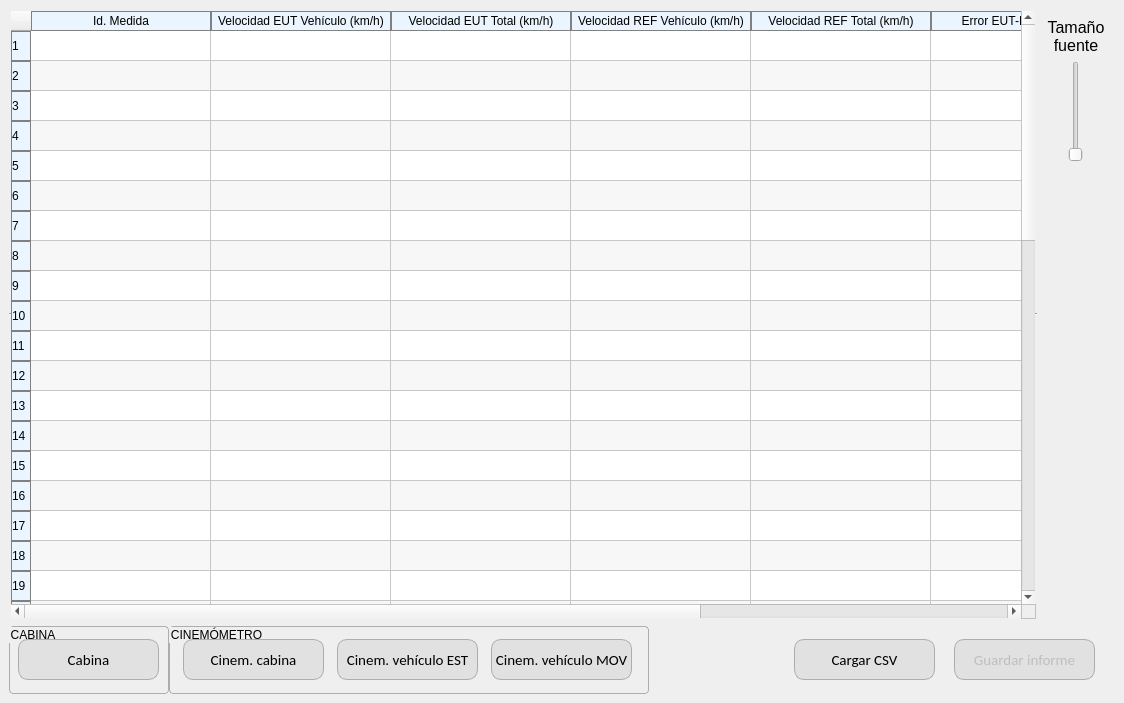
<?xml version="1.0" encoding="UTF-8"?>
<ui version="4.0">
 <class>WindowTrafReal</class>
 <widget class="QMainWindow" name="WindowTrafReal">
  <property name="geometry">
   <rect>
    <x>0</x>
    <y>0</y>
    <width>1124</width>
    <height>703</height>
   </rect>
  </property>
  <property name="windowTitle">
   <string>Ensayo en Tráfico Real</string>
  </property>
  <property name="styleSheet">
   <string notr="true">QPushButton {
	border: 1px solid;
	border-radius: 10px;
	border-color: rgb(173, 173, 173);
	background-color: rgb(225, 225, 225);
}
QPushButton:hover {
	background-color: rgb(218, 255, 215);
}

QGroupBox {
	border: 1px solid;
	border-radius: 4px;
	border-color: rgb(173, 173, 173);
}
</string>
  </property>
  <widget class="QWidget" name="centralwidget">
   <layout class="QVBoxLayout" name="verticalLayout_2">
    <item>
     <widget class="QWidget" name="widget" native="true">
      <layout class="QHBoxLayout" name="horizontalLayout_4">
       <property name="spacing">
        <number>0</number>
       </property>
       <property name="leftMargin">
        <number>0</number>
       </property>
       <property name="topMargin">
        <number>0</number>
       </property>
       <property name="rightMargin">
        <number>0</number>
       </property>
       <property name="bottomMargin">
        <number>0</number>
       </property>
       <item>
        <widget class="QTableWidget" name="tbl_trafReal">
         <property name="styleSheet">
          <string notr="true">QTableView::item:selected {
	color: black;
	background: rgb(235, 245, 255);
	font-weight:900;
	border: 1px solid grey;
}
QTableCornerButton::section {background-color: rgb(235, 245, 255) }
QHeaderView::section {
	background-color: rgb(235, 245, 255);
	border: 1px solid grey;
}</string>
         </property>
         <property name="frameShape">
          <enum>QFrame::HLine</enum>
         </property>
         <property name="alternatingRowColors">
          <bool>true</bool>
         </property>
         <property name="verticalScrollMode">
          <enum>QAbstractItemView::ScrollPerPixel</enum>
         </property>
         <property name="horizontalScrollMode">
          <enum>QAbstractItemView::ScrollPerPixel</enum>
         </property>
         <property name="gridStyle">
          <enum>Qt::SolidLine</enum>
         </property>
         <property name="wordWrap">
          <bool>true</bool>
         </property>
         <property name="rowCount">
          <number>50</number>
         </property>
         <property name="columnCount">
          <number>8</number>
         </property>
         <attribute name="horizontalHeaderCascadingSectionResizes">
          <bool>false</bool>
         </attribute>
         <attribute name="horizontalHeaderMinimumSectionSize">
          <number>20</number>
         </attribute>
         <attribute name="horizontalHeaderDefaultSectionSize">
          <number>180</number>
         </attribute>
         <attribute name="horizontalHeaderStretchLastSection">
          <bool>false</bool>
         </attribute>
         <attribute name="verticalHeaderVisible">
          <bool>true</bool>
         </attribute>
         <attribute name="verticalHeaderCascadingSectionResizes">
          <bool>false</bool>
         </attribute>
         <attribute name="verticalHeaderMinimumSectionSize">
          <number>23</number>
         </attribute>
         <attribute name="verticalHeaderDefaultSectionSize">
          <number>30</number>
         </attribute>
         <row/>
         <row/>
         <row/>
         <row/>
         <row/>
         <row/>
         <row/>
         <row/>
         <row/>
         <row/>
         <row/>
         <row/>
         <row/>
         <row/>
         <row/>
         <row/>
         <row/>
         <row/>
         <row/>
         <row/>
         <row/>
         <row/>
         <row/>
         <row/>
         <row/>
         <row/>
         <row/>
         <row/>
         <row/>
         <row/>
         <row/>
         <row/>
         <row/>
         <row/>
         <row/>
         <row/>
         <row/>
         <row/>
         <row/>
         <row/>
         <row/>
         <row/>
         <row/>
         <row/>
         <row/>
         <row/>
         <row/>
         <row/>
         <row/>
         <row/>
         <column>
          <property name="text">
           <string>Id. Medida</string>
          </property>
          <property name="textAlignment">
           <set>AlignCenter</set>
          </property>
         </column>
         <column>
          <property name="text">
           <string>Velocidad EUT Vehículo (km/h)</string>
          </property>
          <property name="textAlignment">
           <set>AlignCenter</set>
          </property>
         </column>
         <column>
          <property name="text">
           <string>Velocidad EUT Total (km/h)</string>
          </property>
          <property name="textAlignment">
           <set>AlignCenter</set>
          </property>
         </column>
         <column>
          <property name="text">
           <string>Velocidad REF Vehículo (km/h)</string>
          </property>
          <property name="textAlignment">
           <set>AlignCenter</set>
          </property>
         </column>
         <column>
          <property name="text">
           <string>Velocidad REF Total (km/h)</string>
          </property>
          <property name="textAlignment">
           <set>AlignCenter</set>
          </property>
         </column>
         <column>
          <property name="text">
           <string>Error EUT-REF (km/h)</string>
          </property>
          <property name="textAlignment">
           <set>AlignCenter</set>
          </property>
         </column>
         <column>
          <property name="text">
           <string>Error EUT-REF (%)</string>
          </property>
          <property name="textAlignment">
           <set>AlignCenter</set>
          </property>
         </column>
         <column>
          <property name="text">
           <string>Archivo utilizado</string>
          </property>
          <property name="textAlignment">
           <set>AlignCenter</set>
          </property>
         </column>
         <item row="0" column="0">
          <property name="text">
           <string/>
          </property>
          <property name="textAlignment">
           <set>AlignCenter</set>
          </property>
         </item>
        </widget>
       </item>
       <item>
        <widget class="QWidget" name="widget_5" native="true">
         <layout class="QVBoxLayout" name="verticalLayout">
          <property name="leftMargin">
           <number>9</number>
          </property>
          <item>
           <widget class="QLabel" name="label">
            <property name="maximumSize">
             <size>
              <width>16777215</width>
              <height>100</height>
             </size>
            </property>
            <property name="font">
             <font>
              <pointsize>12</pointsize>
             </font>
            </property>
            <property name="text">
             <string>Tamaño fuente</string>
            </property>
            <property name="alignment">
             <set>Qt::AlignCenter</set>
            </property>
            <property name="wordWrap">
             <bool>true</bool>
            </property>
           </widget>
          </item>
          <item alignment="Qt::AlignHCenter">
           <widget class="QSlider" name="sld_fuente">
            <property name="minimumSize">
             <size>
              <width>31</width>
              <height>101</height>
             </size>
            </property>
            <property name="maximumSize">
             <size>
              <width>31</width>
              <height>101</height>
             </size>
            </property>
            <property name="minimum">
             <number>9</number>
            </property>
            <property name="maximum">
             <number>18</number>
            </property>
            <property name="orientation">
             <enum>Qt::Vertical</enum>
            </property>
           </widget>
          </item>
          <item>
           <widget class="QWidget" name="widget_6" native="true">
            <property name="sizePolicy">
             <sizepolicy hsizetype="Preferred" vsizetype="Expanding">
              <horstretch>0</horstretch>
              <verstretch>0</verstretch>
             </sizepolicy>
            </property>
            <property name="maximumSize">
             <size>
              <width>60</width>
              <height>16777215</height>
             </size>
            </property>
           </widget>
          </item>
         </layout>
        </widget>
       </item>
      </layout>
     </widget>
    </item>
    <item>
     <widget class="QWidget" name="widget_3" native="true">
      <property name="sizePolicy">
       <sizepolicy hsizetype="Expanding" vsizetype="Preferred">
        <horstretch>0</horstretch>
        <verstretch>0</verstretch>
       </sizepolicy>
      </property>
      <property name="minimumSize">
       <size>
        <width>0</width>
        <height>68</height>
       </size>
      </property>
      <layout class="QHBoxLayout" name="horizontalLayout">
       <property name="spacing">
        <number>0</number>
       </property>
       <property name="leftMargin">
        <number>0</number>
       </property>
       <property name="topMargin">
        <number>0</number>
       </property>
       <property name="rightMargin">
        <number>0</number>
       </property>
       <property name="bottomMargin">
        <number>0</number>
       </property>
       <item>
        <widget class="QWidget" name="wid_modalidad" native="true">
         <property name="minimumSize">
          <size>
           <width>640</width>
           <height>0</height>
          </size>
         </property>
         <layout class="QHBoxLayout" name="horizontalLayout_3">
          <property name="spacing">
           <number>0</number>
          </property>
          <property name="leftMargin">
           <number>0</number>
          </property>
          <property name="topMargin">
           <number>0</number>
          </property>
          <property name="rightMargin">
           <number>0</number>
          </property>
          <property name="bottomMargin">
           <number>0</number>
          </property>
          <item>
           <widget class="QGroupBox" name="groupBox">
            <property name="minimumSize">
             <size>
              <width>160</width>
              <height>0</height>
             </size>
            </property>
            <property name="title">
             <string>CABINA</string>
            </property>
            <layout class="QHBoxLayout" name="horizontalLayout_5">
             <property name="spacing">
              <number>0</number>
             </property>
             <property name="leftMargin">
              <number>0</number>
             </property>
             <property name="topMargin">
              <number>0</number>
             </property>
             <property name="rightMargin">
              <number>0</number>
             </property>
             <property name="bottomMargin">
              <number>0</number>
             </property>
             <item>
              <widget class="QPushButton" name="btn_tr_cabina">
               <property name="sizePolicy">
                <sizepolicy hsizetype="Fixed" vsizetype="Fixed">
                 <horstretch>0</horstretch>
                 <verstretch>0</verstretch>
                </sizepolicy>
               </property>
               <property name="minimumSize">
                <size>
                 <width>141</width>
                 <height>41</height>
                </size>
               </property>
               <property name="maximumSize">
                <size>
                 <width>141</width>
                 <height>41</height>
                </size>
               </property>
               <property name="font">
                <font>
                 <family>Calibri</family>
                 <pointsize>11</pointsize>
                </font>
               </property>
               <property name="styleSheet">
                <string notr="true"/>
               </property>
               <property name="text">
                <string>Cabina</string>
               </property>
              </widget>
             </item>
            </layout>
           </widget>
          </item>
          <item>
           <widget class="QGroupBox" name="groupBox_2">
            <property name="sizePolicy">
             <sizepolicy hsizetype="Expanding" vsizetype="Preferred">
              <horstretch>0</horstretch>
              <verstretch>0</verstretch>
             </sizepolicy>
            </property>
            <property name="title">
             <string>CINEMÓMETRO</string>
            </property>
            <layout class="QHBoxLayout" name="horizontalLayout_6">
             <property name="spacing">
              <number>0</number>
             </property>
             <property name="leftMargin">
              <number>0</number>
             </property>
             <property name="topMargin">
              <number>0</number>
             </property>
             <property name="rightMargin">
              <number>0</number>
             </property>
             <property name="bottomMargin">
              <number>0</number>
             </property>
             <item>
              <widget class="QPushButton" name="btn_tr_cinemCab">
               <property name="sizePolicy">
                <sizepolicy hsizetype="Fixed" vsizetype="Fixed">
                 <horstretch>0</horstretch>
                 <verstretch>0</verstretch>
                </sizepolicy>
               </property>
               <property name="minimumSize">
                <size>
                 <width>141</width>
                 <height>41</height>
                </size>
               </property>
               <property name="maximumSize">
                <size>
                 <width>141</width>
                 <height>41</height>
                </size>
               </property>
               <property name="font">
                <font>
                 <family>Calibri</family>
                 <pointsize>11</pointsize>
                </font>
               </property>
               <property name="styleSheet">
                <string notr="true"/>
               </property>
               <property name="text">
                <string>Cinem. cabina</string>
               </property>
              </widget>
             </item>
             <item>
              <widget class="QPushButton" name="btn_tr_cinemEst">
               <property name="sizePolicy">
                <sizepolicy hsizetype="Fixed" vsizetype="Fixed">
                 <horstretch>0</horstretch>
                 <verstretch>0</verstretch>
                </sizepolicy>
               </property>
               <property name="minimumSize">
                <size>
                 <width>141</width>
                 <height>41</height>
                </size>
               </property>
               <property name="maximumSize">
                <size>
                 <width>141</width>
                 <height>41</height>
                </size>
               </property>
               <property name="font">
                <font>
                 <family>Calibri</family>
                 <pointsize>11</pointsize>
                </font>
               </property>
               <property name="styleSheet">
                <string notr="true"/>
               </property>
               <property name="text">
                <string>Cinem. vehículo EST</string>
               </property>
              </widget>
             </item>
             <item>
              <widget class="QPushButton" name="btn_tr_cinemMov">
               <property name="sizePolicy">
                <sizepolicy hsizetype="Fixed" vsizetype="Fixed">
                 <horstretch>0</horstretch>
                 <verstretch>0</verstretch>
                </sizepolicy>
               </property>
               <property name="minimumSize">
                <size>
                 <width>141</width>
                 <height>41</height>
                </size>
               </property>
               <property name="maximumSize">
                <size>
                 <width>141</width>
                 <height>41</height>
                </size>
               </property>
               <property name="font">
                <font>
                 <family>Calibri</family>
                 <pointsize>11</pointsize>
                </font>
               </property>
               <property name="styleSheet">
                <string notr="true"/>
               </property>
               <property name="text">
                <string>Cinem. vehículo MOV</string>
               </property>
              </widget>
             </item>
            </layout>
           </widget>
          </item>
         </layout>
        </widget>
       </item>
       <item>
        <widget class="QWidget" name="widget_7" native="true">
         <property name="sizePolicy">
          <sizepolicy hsizetype="Expanding" vsizetype="Preferred">
           <horstretch>0</horstretch>
           <verstretch>0</verstretch>
          </sizepolicy>
         </property>
        </widget>
       </item>
       <item alignment="Qt::AlignRight">
        <widget class="QWidget" name="widget_2" native="true">
         <property name="sizePolicy">
          <sizepolicy hsizetype="Preferred" vsizetype="Preferred">
           <horstretch>0</horstretch>
           <verstretch>0</verstretch>
          </sizepolicy>
         </property>
         <property name="minimumSize">
          <size>
           <width>340</width>
           <height>0</height>
          </size>
         </property>
         <layout class="QHBoxLayout" name="horizontalLayout_2">
          <property name="spacing">
           <number>0</number>
          </property>
          <property name="leftMargin">
           <number>0</number>
          </property>
          <property name="topMargin">
           <number>0</number>
          </property>
          <property name="rightMargin">
           <number>0</number>
          </property>
          <property name="bottomMargin">
           <number>0</number>
          </property>
          <item>
           <widget class="QPushButton" name="btn_cargarCSV">
            <property name="enabled">
             <bool>true</bool>
            </property>
            <property name="sizePolicy">
             <sizepolicy hsizetype="Fixed" vsizetype="Fixed">
              <horstretch>0</horstretch>
              <verstretch>0</verstretch>
             </sizepolicy>
            </property>
            <property name="minimumSize">
             <size>
              <width>141</width>
              <height>41</height>
             </size>
            </property>
            <property name="maximumSize">
             <size>
              <width>141</width>
              <height>41</height>
             </size>
            </property>
            <property name="font">
             <font>
              <family>Calibri</family>
              <pointsize>11</pointsize>
             </font>
            </property>
            <property name="styleSheet">
             <string notr="true"/>
            </property>
            <property name="text">
             <string>Cargar CSV</string>
            </property>
           </widget>
          </item>
          <item>
           <widget class="QPushButton" name="btn_guardarInforme">
            <property name="enabled">
             <bool>false</bool>
            </property>
            <property name="sizePolicy">
             <sizepolicy hsizetype="Fixed" vsizetype="Fixed">
              <horstretch>0</horstretch>
              <verstretch>0</verstretch>
             </sizepolicy>
            </property>
            <property name="minimumSize">
             <size>
              <width>141</width>
              <height>41</height>
             </size>
            </property>
            <property name="maximumSize">
             <size>
              <width>141</width>
              <height>41</height>
             </size>
            </property>
            <property name="font">
             <font>
              <family>Calibri</family>
              <pointsize>11</pointsize>
             </font>
            </property>
            <property name="styleSheet">
             <string notr="true"/>
            </property>
            <property name="text">
             <string>Guardar informe</string>
            </property>
           </widget>
          </item>
         </layout>
        </widget>
       </item>
      </layout>
     </widget>
    </item>
   </layout>
  </widget>
 </widget>
 <resources/>
 <connections/>
</ui>
